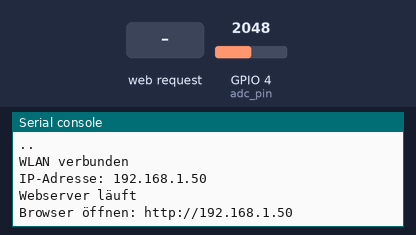
The program below on a simulated ESP32 board running MicroPython. Parts: the last lines printed to the serial console. The inputs (shaded band) are chosen by the test bench; at power-on: GPIO 4 (adc_pin) = 2048 (analog values on the 0–4095 scale). WiFi joins after 1.5 s.

Above: at 3.2 s.
3.3 s: HTTP request GET /messen received
At 4.3 s:
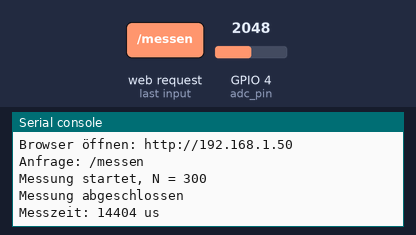
4.8 s: HTTP request GET /werte received
At 6.0 s:
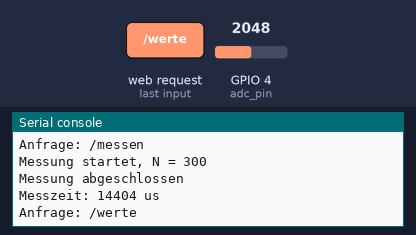
6.3 s: HTTP request GET / received
At 7.2 s:
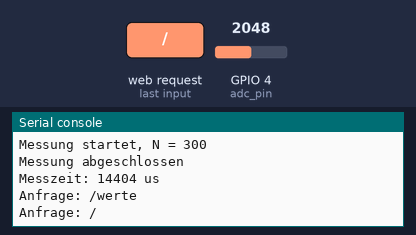

Measured:
- after the input at 3.3 s, the serial console: prints a new line at once (image 1)
- after the input at 4.8 s, the serial console: prints a new line at once (image 2)
- after the input at 6.3 s, the serial console: prints a new line at once (image 3)

The program:

ESP32-WEB-Speicheroszi-1.py
```python
import network
import socket
import time
from machine import ADC, Pin

# =========================
# WLAN-Zugangsdaten
# =========================
SSID = "raspi"
PASSWORD = "abcd1234"

# =========================
# ADC-Einstellung
# =========================
adc_pin = ADC(Pin(4))          # ADC-Pin, z.B. GPIO34
adc_pin.atten(ADC.ATTN_11DB)    # Bereich ungefähr 0...3,3 V
adc_pin.width(ADC.WIDTH_12BIT)  # Werte 0...4095

# =========================
# Messspeicher
# =========================
MAX_N = 2000                    # Sicherheitsgrenze
N = 300                         # Standardwert
werte = [0] * N


# =========================
# WLAN verbinden
# =========================
def wlan_verbinden():
    wlan = network.WLAN(network.STA_IF)
    wlan.active(True)

    if not wlan.isconnected():
        print("Verbinde mit WLAN ...")
        wlan.connect(SSID, PASSWORD)

        for i in range(20):
            if wlan.isconnected():
                break
            print(".", end="")
            time.sleep(1)

    print()

    if wlan.isconnected():
        ip = wlan.ifconfig()[0]
        print("WLAN verbunden")
        print("IP-Adresse:", ip)
        return ip
    else:
        print("Keine WLAN-Verbindung")
        return None


# =========================
# einfache URL-Decodierung
# =========================
def url_decode(text):
    text = text.replace("+", " ")
    result = ""
    i = 0

    while i < len(text):
        if text[i] == "%" and i + 2 < len(text):
            try:
                result += chr(int(text[i+1:i+3], 16))
                i += 3
            except:
                result += text[i]
                i += 1
        else:
            result += text[i]
            i += 1

    return result


# =========================
# Query-Parameter aus URL holen
# Beispiel: /messen?n=500
# =========================
def hole_parameter(pfad, name):
    suchtext = name + "="
    pos = pfad.find(suchtext)

    if pos == -1:
        return None

    start = pos + len(suchtext)
    ende = pfad.find("&", start)

    if ende == -1:
        ende = len(pfad)

    return url_decode(pfad[start:ende])


# =========================
# Messung durchführen
# =========================
def messen(anzahl):
    global N, werte

    if anzahl < 1:
        anzahl = 1

    if anzahl > MAX_N:
        anzahl = MAX_N

    N = anzahl
    werte = [0] * N

    print("Messung startet, N =", N)

    t_start = time.ticks_us()

    for i in range(N):
        werte[i] = adc_pin.read()

    t_ende = time.ticks_us()
    messzeit_us = time.ticks_diff(t_ende, t_start)

    print("Messung abgeschlossen")
    print("Messzeit:", messzeit_us, "us")

    return messzeit_us


# =========================
# Messwerte als CSV
# =========================
def werte_als_csv():
    text = ""

    for i in range(N):
        text += str(i) + ";" + str(werte[i]) + "\n"

    return text


# =========================
# HTML-Seite
# =========================
def html_seite():
    return """<!DOCTYPE html>
<html>
<head>
<meta charset="utf-8">
<title>ESP32 Web-Speicheroszi</title>

<style>
    body {
        font-family: Arial, sans-serif;
        margin: 20px;
        background: #eeeeee;
    }

    .box {
        background: white;
        padding: 20px;
        border-radius: 12px;
        max-width: 1000px;
        box-shadow: 0px 0px 8px #aaa;
    }

    h1 {
        margin-top: 0;
    }

    label {
        font-size: 18px;
    }

    input {
        font-size: 18px;
        padding: 6px;
        width: 120px;
    }

    button {
        font-size: 18px;
        padding: 8px 16px;
        margin: 5px;
    }

    #status {
        margin: 12px 0;
        font-size: 18px;
        color: darkblue;
    }

    canvas {
        border: 1px solid #555;
        background: white;
        margin-top: 10px;
    }

    textarea {
        width: 900px;
        height: 180px;
        font-family: monospace;
        font-size: 14px;
        margin-top: 10px;
    }
</style>
</head>

<body>
<div class="box">
    <h1>ESP32 Web-Speicheroszi</h1>

    <label>Anzahl Messwerte:</label>
    <input id="anzahl" type="number" value="300" min="1" max="2000">

    <button onclick="messenUndZeichnen()">Messung starten</button>
    <button onclick="csvAnzeigen()">CSV anzeigen</button>
    <button onclick="diagrammLoeschen()">Diagramm löschen</button>

    <div id="status">Bereit</div>

    <canvas id="plot" width="900" height="420"></canvas>

    <h3>CSV-Daten</h3>
    <textarea id="csv" placeholder="Hier erscheinen die Messwerte als CSV ..."></textarea>
</div>

<script>
let aktuelleDaten = [];

async function messenUndZeichnen() {
    let n = document.getElementById("anzahl").value;

    document.getElementById("status").textContent = "Messung läuft ...";
    document.getElementById("csv").value = "";

    try {
        let r1 = await fetch("/messen?n=" + encodeURIComponent(n));
        let antwort = await r1.text();

        document.getElementById("status").textContent = antwort + " / Lade Messwerte ...";

        let r2 = await fetch("/werte");
        let csv = await r2.text();

        document.getElementById("csv").value = csv;

        aktuelleDaten = csvZuArray(csv);
        zeichneDiagramm(aktuelleDaten);

        document.getElementById("status").textContent =
            "Diagramm angezeigt: " + aktuelleDaten.length + " Messwerte";
    }
    catch (err) {
        document.getElementById("status").textContent = "Fehler: " + err;
    }
}


async function csvAnzeigen() {
    try {
        let r = await fetch("/werte");
        let csv = await r.text();

        document.getElementById("csv").value = csv;

        aktuelleDaten = csvZuArray(csv);
        zeichneDiagramm(aktuelleDaten);

        document.getElementById("status").textContent =
            "CSV geladen: " + aktuelleDaten.length + " Messwerte";
    }
    catch (err) {
        document.getElementById("status").textContent = "Fehler: " + err;
    }
}


function csvZuArray(csv) {
    let zeilen = csv.trim().split("\\n");
    let daten = [];

    for (let i = 0; i < zeilen.length; i++) {
        let teile = zeilen[i].split(";");

        if (teile.length >= 2) {
            let wert = Number(teile[1]);

            if (!isNaN(wert)) {
                daten.push(wert);
            }
        }
    }

    return daten;
}


function zeichneDiagramm(daten) {
    const canvas = document.getElementById("plot");
    const ctx = canvas.getContext("2d");

    const w = canvas.width;
    const h = canvas.height;

    ctx.clearRect(0, 0, w, h);

    if (daten.length < 2) {
        ctx.font = "20px Arial";
        ctx.fillText("Zu wenige Daten", 50, 50);
        return;
    }

    const left = 55;
    const right = 20;
    const top = 20;
    const bottom = 40;

    const pw = w - left - right;
    const ph = h - top - bottom;

    let minv = Math.min(...daten);
    let maxv = Math.max(...daten);

    if (maxv == minv) {
        maxv = minv + 1;
    }

    // Hintergrund
    ctx.fillStyle = "white";
    ctx.fillRect(0, 0, w, h);

    // Gitternetz horizontal
    ctx.strokeStyle = "#dddddd";
    ctx.lineWidth = 1;

    for (let i = 0; i <= 10; i++) {
        let y = top + i * ph / 10;
        ctx.beginPath();
        ctx.moveTo(left, y);
        ctx.lineTo(w - right, y);
        ctx.stroke();
    }

    // Gitternetz vertikal
    for (let i = 0; i <= 10; i++) {
        let x = left + i * pw / 10;
        ctx.beginPath();
        ctx.moveTo(x, top);
        ctx.lineTo(x, h - bottom);
        ctx.stroke();
    }

    // Achsen
    ctx.strokeStyle = "black";
    ctx.lineWidth = 1.5;
    ctx.beginPath();
    ctx.moveTo(left, top);
    ctx.lineTo(left, h - bottom);
    ctx.lineTo(w - right, h - bottom);
    ctx.stroke();

    // Beschriftung
    ctx.fillStyle = "black";
    ctx.font = "14px Arial";

    ctx.fillText(maxv, 5, top + 5);
    ctx.fillText(minv, 5, h - bottom);
    ctx.fillText("0", left - 5, h - 15);
    ctx.fillText(daten.length - 1, w - right - 30, h - 15);

    // Kurve
    ctx.strokeStyle = "blue";
    ctx.lineWidth = 2;
    ctx.beginPath();

    for (let i = 0; i < daten.length; i++) {
        let x = left + i * pw / (daten.length - 1);
        let y = top + (maxv - daten[i]) * ph / (maxv - minv);

        if (i == 0) {
            ctx.moveTo(x, y);
        }
        else {
            ctx.lineTo(x, y);
        }
    }

    ctx.stroke();

    // Info
    ctx.fillStyle = "black";
    ctx.font = "14px Arial";
    ctx.fillText("ADC-Min: " + minv + "   ADC-Max: " + maxv, left, 18);
}


function diagrammLoeschen() {
    const canvas = document.getElementById("plot");
    const ctx = canvas.getContext("2d");

    ctx.clearRect(0, 0, canvas.width, canvas.height);
    document.getElementById("status").textContent = "Diagramm gelöscht";
}
</script>

</body>
</html>
"""


# =========================
# HTTP-Antwort senden
# =========================
def sende_antwort(client, content, content_type="text/plain; charset=utf-8"):
    header = "HTTP/1.1 200 OK\r\n"
    header += "Content-Type: " + content_type + "\r\n"
    header += "Connection: close\r\n\r\n"

    client.send(header.encode("utf-8"))

    if isinstance(content, str):
        client.send(content.encode("utf-8"))
    else:
        client.send(content)


# =========================
# Webserver
# =========================
def webserver_starten():
    ip = wlan_verbinden()

    if ip is None:
        print("Webserver nicht gestartet.")
        return

    addr = socket.getaddrinfo("0.0.0.0", 80)[0][-1]

    s = socket.socket()
    s.setsockopt(socket.SOL_SOCKET, socket.SO_REUSEADDR, 1)
    s.bind(addr)
    s.listen(1)

    print("Webserver läuft")
    print("Browser öffnen: http://" + ip)

    while True:
        client = None

        try:
            client, addr = s.accept()
            request = client.recv(1024).decode("utf-8")

            # Erste Zeile der HTTP-Anfrage holen
            erste_zeile = request.split("\r\n")[0]
            teile = erste_zeile.split(" ")

            if len(teile) < 2:
                client.close()
                continue

            pfad = teile[1]
            print("Anfrage:", pfad)

            # -------------------------
            # Messung starten
            # -------------------------
            if pfad.startswith("/messen"):
                n_text = hole_parameter(pfad, "n")

                try:
                    anzahl = int(n_text)
                except:
                    anzahl = N

                messzeit_us = messen(anzahl)

                antwort = "Messung abgeschlossen: "
                antwort += str(N) + " Werte, "
                antwort += str(messzeit_us) + " us"

                sende_antwort(client, antwort)

            # -------------------------
            # Messwerte senden
            # -------------------------
            elif pfad.startswith("/werte"):
                csv = werte_als_csv()
                sende_antwort(client, csv, "text/plain; charset=utf-8")

            # -------------------------
            # Hauptseite senden
            # -------------------------
            else:
                seite = html_seite()
                sende_antwort(client, seite, "text/html; charset=utf-8")

            client.close()

        except Exception as e:
            print("Fehler:", e)

            if client:
                try:
                    client.close()
                except:
                    pass


# =========================
# Start
# =========================
webserver_starten()
```
